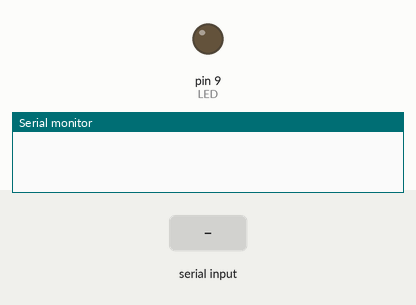
Recording of a sketch running on a simulated Arduino Uno, built with avr-gcc and run on an emulated ATmega328P. Parts: output pins drawn as LEDs (lit = HIGH), the last lines printed to the serial monitor. Inputs (shaded band) come from the test bench.

Above: at 1.2 s.
1.3 s: "H" received over the second serial link
At 1.7 s:
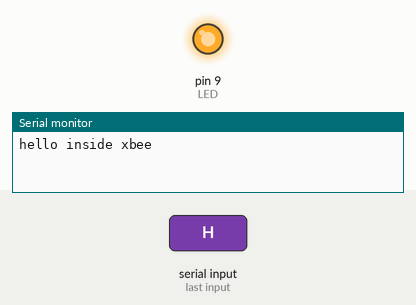
Timing chart, 0 to 4.3 s (numbered marks = the images above; inputs shaded):
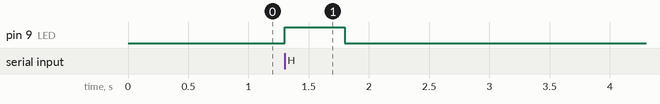

Measured:
- after the input at 1.3 s, pin 9 (LED): LOW → HIGH at once, → LOW 0.50 s later

The sketch:

Xbee_Test_01.ino
```cpp
/* Output-side (LED) Arduino code */
#include "SoftwareSerial.h"
// RX: Arduino pin 2, XBee pin DOUT.  TX:  Arduino pin 3, XBee pin DIN
SoftwareSerial XBee(2, 3);
int LED = 9;

void setup()
{
  // Baud rate MUST match XBee settings (as set in XCTU)
  XBee.begin(9600);
  pinMode(LED, OUTPUT);
  Serial.begin(9600);
}


void Xbee(){
 if (XBee.available())
  {
       Serial.println("hello inside xbee");


    char c = XBee.read();
    if (c == 'H')
    {
      digitalWrite(LED, HIGH);
      delay(500);
    }
    else
    {
      digitalWrite(LED, LOW);
    }
  }
  else
  {
    digitalWrite(LED, LOW);
  }

}


void loop()
{
 Xbee();
// Serial.println("Hello World");
}
```
